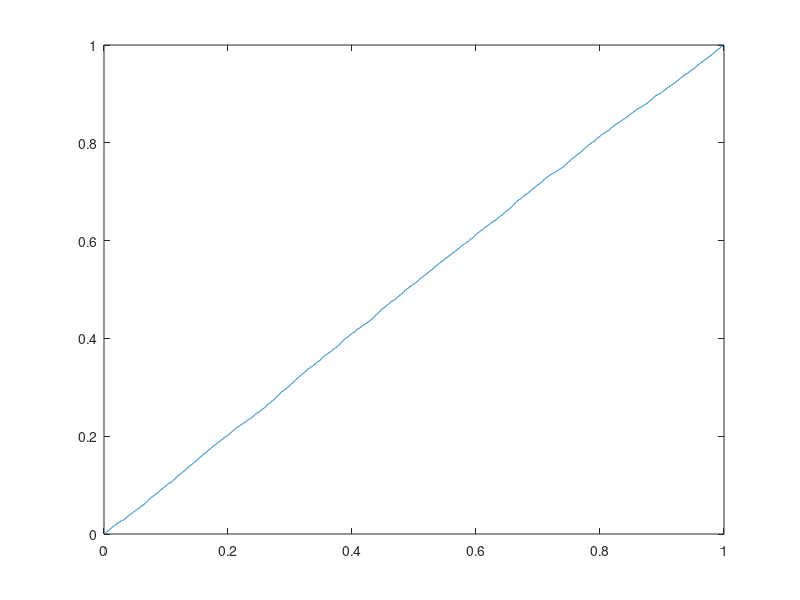
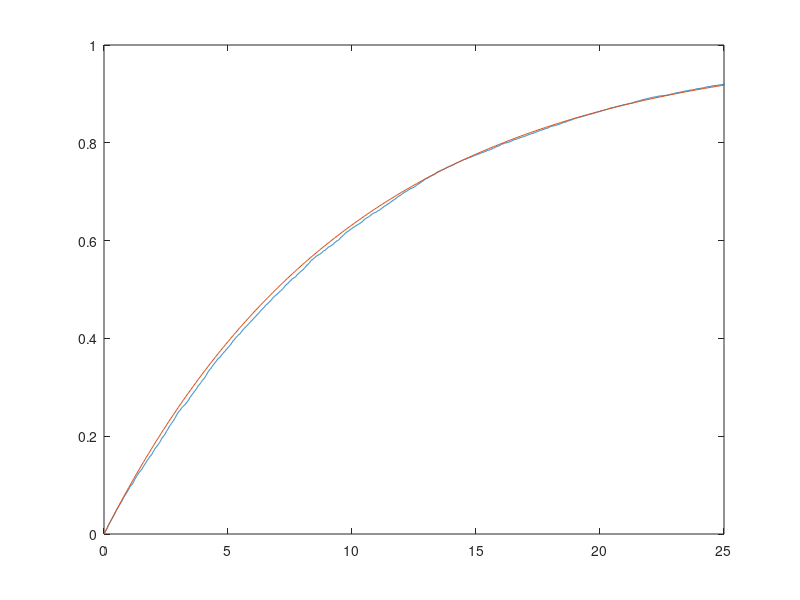
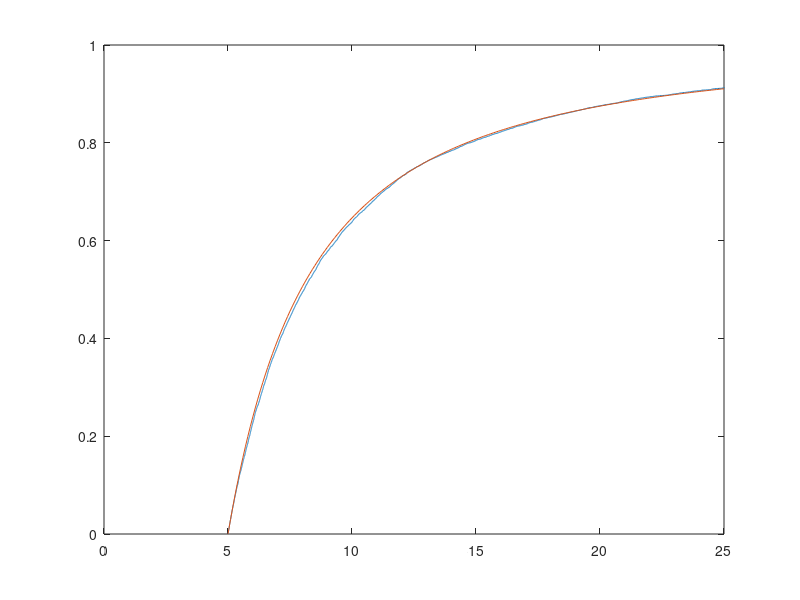

The MATLAB script that drew these images, in order: (Note: this script raises an error after producing the figures.)
seed = 521191478;
a = 1664525;
c = 1013904223;
m = 2 ^ 32;

N = 10000;

samples = zeros(N,1);

samples(1) = seed;

for x = 2:N
    samples(x) = mod(a * samples(x - 1) + c, m);
end

uniform = samples / m;

figure(1);
plot(sort(uniform), [1:N] / N);


% Exponential

exponential = -log(uniform) / 0.1;

t = [0:250] / 10;
figure(2);
plot(sort(exponential), [1:N]/N, t, 1 - exp(-0.1 * t));
xlim([0 25]);


% Pareto

pareto_m = 5; pareto_a = 1.5;

pareto = pareto_m ./ nthroot(uniform, pareto_a);

pareto_t = [50:250] / 10;

figure(3);
plot(sort(pareto), [1:N] / N, pareto_t, 1 - (pareto_m ./ pareto_t) .^ pareto_a);
xlim([0 25]);



% Erlang

N_erlang = 2500;

erlang_k = 4; erlang_l = 0.4;

exponential_gen = -log(uniform(1:N_erlang)) / erlang_l;

erlang = ones(2500, 1);

for i = 0:erlang_k - 1
    erlang = erlang .* uniform(1 + N_erlang * i:N_erlang * (i + 1));
end

erlang = - log(erlang) / erlang_l;


syms erlang_master(x);

erlang_master(x) = 1;

for n = 0:round(erlang_k) - 1
    erlang_master(x) = erlang_master(x) - 1 / factorial(n) * exp(-erlang_l * x) * (erlang_l * x) ^ n;
end

figure(4);

hold on;
plot(sort(erlang), [1:N_erlang] / N_erlang);
fplot(erlang_master, [0, 25], 'y'); % Plot the Erlang CDF
xlim([0 25]);
hold off;



% Hypo exponential

hypo1 = 0.5;
hypo2 = 0.125;

hypo_exponential = -log(uniform(1:5000)) / hypo1 - log(uniform(5001:10000)) / hypo2;


syms hypo_master(x);

hypo_master(x) = 1 - hypo2 * exp(-hypo1* x) / (hypo2 - hypo1) + hypo1 * exp(-hypo2 * x) / (hypo2- hypo1);



figure(5);

hold on;
plot(sort(hypo_exponential), [1:5000] / 5000);
fplot(hypo_master, [0, 25], 'y'); % Plot the Erlang CDF
xlim([0 25]);
hold off;



% Hyper

stages = 2;
probs = [0.55, 1];
H_l1 = 0.5; H_l2 = 0.05; p1 = 0.55;
lambdas = [H_l1, H_l2];

hyper_exponential = zeros(5000, 1);

for j = 1:5000
    r = uniform(j);

    for i = 1:stages
        if r < probs(i)
            break
        end
    end

    hyper_exponential(j) = -log(uniform(5000 + j)) / lambdas(i);
end


syms hyper_master(x);
hyper_master(x) = 1 - p1 * exp(-H_l1 * x) - (1- p1) * exp(-H_l2 * x);


figure(6);

hold on;
plot(sort(hyper_exponential), [1:5000] / 5000);
fplot(hyper_master, [0, 25], 'y'); % Plot the Erlang CDF
xlim([0 25]);
hold off;





% Second part of exercise

% exponential

exp_cheap = exponential(exponential < 10) * 0.01;
exp_exp = exponential(exponential > 10) * 0.02;

exp_total = sum(exp_cheap) + sum(exp_exp);

fprintf("Total exponential: %f\n", exp_total);



% pareto

pareto_cheap = pareto(pareto < 10) * 0.01;
pareto_exp = pareto(pareto > 10) * 0.02;

pareto_total = sum(pareto_cheap) + sum(pareto_exp);

fprintf("Total pareto: %f\n", pareto_total);


% erlang

erlang_cheap = erlang(erlang < 10) * 0.01;
erlang_exp = erlang(erlang > 10) * 0.02;

erlang_total = sum(erlang_cheap) + sum(erlang_exp);

fprintf("Total erlang: %f\n", erlang_total);


% hypo

hypo_cheap = hypo_exponential(hypo_exponential< 10) * 0.01;
hypo_exp = hypo_exponential(hypo_exponential > 10) * 0.02;

hypo_total = sum(hypo_cheap) + sum(hypo_exp);

fprintf("Total hypo: %f\n", hypo_total);



% hyper

hyper_cheap = hyper_exponential(hyper_exponential< 10) * 0.01;
hyper_exp = hyper_exponential(hyper_exponential > 10) * 0.02;

hyper_total = sum(hyper_cheap) + sum(hyper_exp);

fprintf("Total hyper: %f\n", hyper_total);





